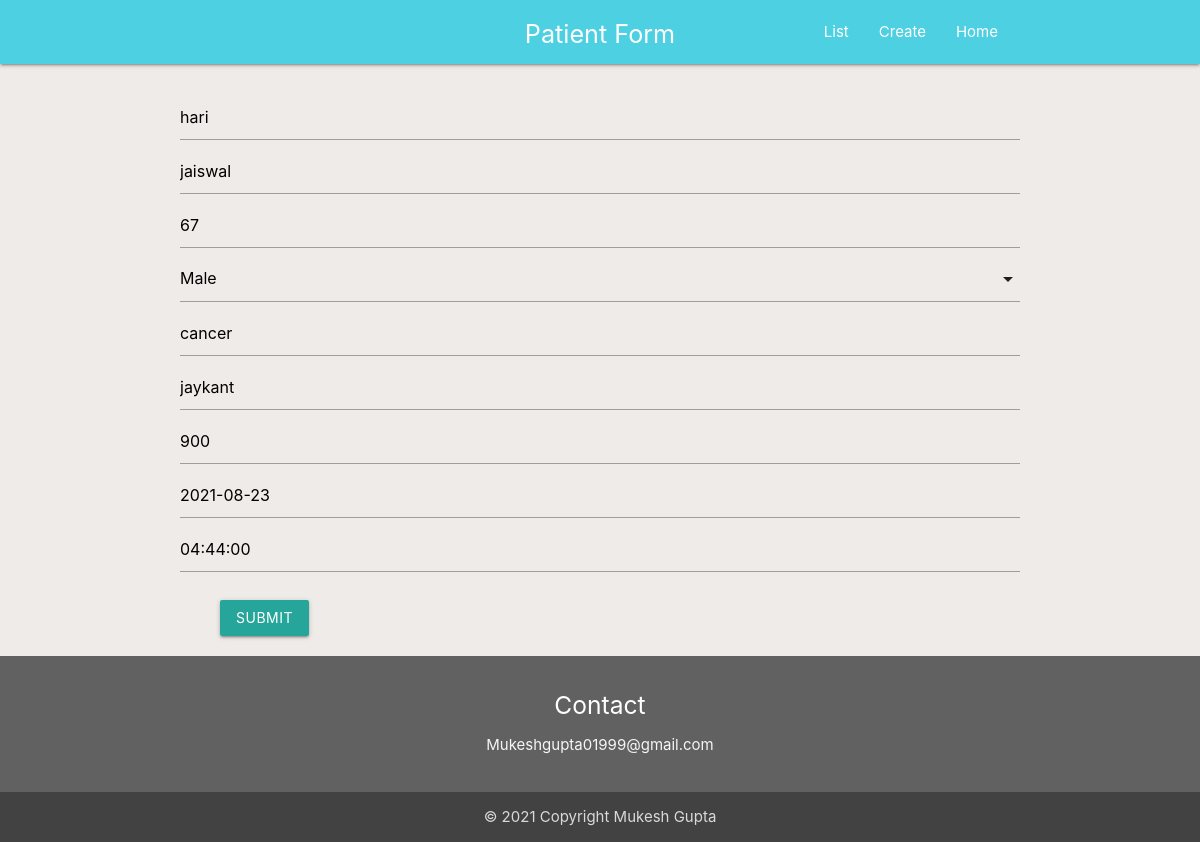
Screenshot of /update/2 with the database file from the repository.
### patient/models.py (models this page shows)
class Patient(models.Model):
    CHOICE = (
        ('Male', 'Male'),
        ('Female', 'Female'),
        ('Other','Other')
        )
    First_name = models.CharField(max_length=100)
    Last_name = models.CharField(max_length=100)
    Gender=models.CharField(max_length=100,choices=CHOICE)
    Age = models.PositiveIntegerField()
    Disease = models.CharField(max_length=200)
    Doctor_name = models.CharField(max_length=100)
    Doctor_Fees = models.PositiveIntegerField(default=500)
    date=models.DateField()
    time=models.TimeField()

### patient/views.py (the view)
# urls.py: path('update/<int:pk>',views.update,name='update'),
def update(request,pk):
    patient = get_object_or_404(Patient, pk=pk)
    if request.method == "POST":
        form = PatientForm(request.POST or None, instance=patient)
        if form.is_valid():
            form.save()
            return redirect('list')
    else:
        form = PatientForm(instance=patient)
    return render(request, 'update.html', {"form": form,"patient":patient})

### patient/forms.py
class PatientForm(forms.ModelForm):
    CHOICE = (
        ('','Select option'),
        ('Male', 'Male'),
        ('Female', 'Female'),
        ('Other', 'Other')
    )
    Gender=forms.CharField(widget=forms.Select(choices=CHOICE))
    date=forms.CharField(widget=forms.DateInput(attrs={'class':'datepicker'}))
    time=forms.CharField(widget=forms.TimeInput(attrs={'class':'timepicker'}))
    class Meta:
        model=Patient
        fields="__all__"

### templates/update.html (shortened to what this page needs)
<!DOCTYPE html>
{% extends 'base.html' %}
{% load materializecss %}
{% block content %}
<div class="container" style="margin-top:30px">
<div class="row" >
    <form  method="post">
       {{form.First_name|materializecss:'s12 m6 l6, icon=person' }}
          {{form.Last_name|materializecss:'s12 m6 l6, icon=person'}}
          {{form.Age|materializecss:'custom_size=s12 m6 l6, icon=person' }}
          {{form.Disease|materializecss:'custom_size=s12 m12 l12, icon=edit' }}
         {{form.Doctor_name|materializecss:'s12 m6 l6, icon=local_hospital' }}
          {{form.Doctor_Fees|materializecss:'s12 m6 l6, icon=payment'}}
               {{form.date|materializecss:'s12 m6 l6, icon=today' }}
        {{form.time|materializecss:'s12 m6 l6, icon=timer'}}
             <button type="submit" class="btn waves-effect waves-light" style="margin-top:20px;margin-left:40px;">Submit</button>
    </form>
  </div>
</div>
{% endblock %}

### templates/base.html (style rules this page uses)
body { display: flex; min-height: 100vh; flex-direction: column; }

### rows the page displays
Patient: First_name "hari", Last_name "jaiswal", Age "67", Disease "cancer", Doctor_name "jaykant", Doctor_Fees "900", date "2021-08-23", time "04:44:00"
